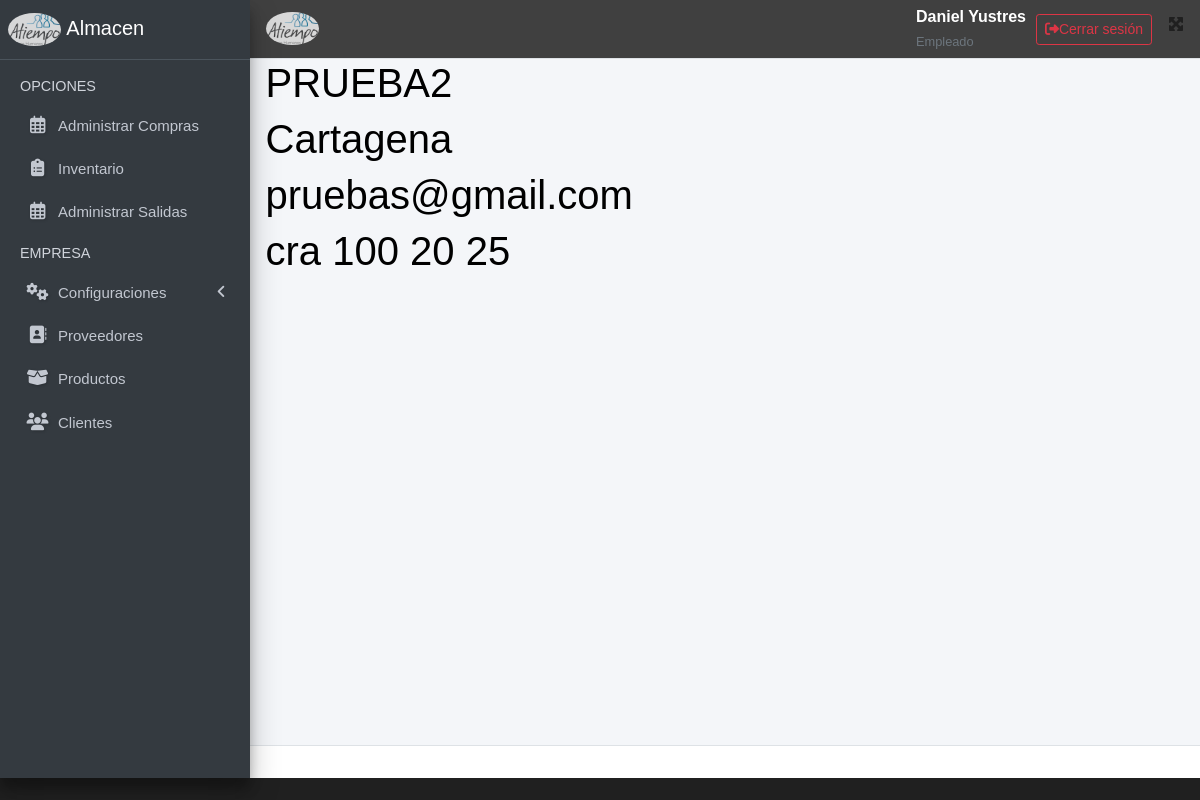
Page /proveedor/2 (signed in) on the committed database.
### applications/usuarios/models.py (models this page shows, shortened)
class Usuario(AbstractUser):
    rol_choices = [
        ('admin', 'Administrador'),
        ('empleado', 'Empleado'),
        ('gerente', 'Gerente'),
    ]
    estado_choices = [
        ('activo', 'Activo'),
        ('inactivo', 'Inactivo'),
    ]
    rol = models.CharField(max_length=10, choices=rol_choices, default='empleado')
    estado = models.CharField(max_length=10, choices=estado_choices, default='activo')  # Cambiado a CharField
    fecha_creacion = models.DateTimeField(auto_now_add=True)
    class Meta:
        verbose_name = 'Usuario'
        verbose_name_plural = 'Usuarios'

### applications/proveedores/models.py (models this page shows)
class Proveedor(models.Model):
    id_proveedor = models.AutoField(primary_key=True)
    nombre = models.CharField(max_length=255)
    ciudad = models.ForeignKey(Ciudad, on_delete=models.CASCADE)
    telefono = models.CharField(max_length=20, blank=True, null=True)
    email = models.EmailField(max_length=255, blank=True, null=True)
    direccion = models.CharField(max_length=255, blank=True, null=True)
    fecha_creacion = models.DateTimeField(auto_now_add=True)
    fecha_actualizacion = models.DateTimeField(auto_now=True)
    usuario_creador = models.ForeignKey(settings.AUTH_USER_MODEL, on_delete=models.SET_NULL, null=True, blank=True)
    usuario_editor = models.ForeignKey(settings.AUTH_USER_MODEL, on_delete=models.SET_NULL, null=True, blank=True, related_name='proveedores_editados')  # <- NUEVO
    activo = models.BooleanField(default=True, verbose_name="Activo/Inactivo")
    def __str__(self):
        return self.nombre
    class Meta:
        verbose_name = "Proveedor"
        verbose_name_plural = "Proveedores"

### applications/ciudades/models.py (models this page shows)
class Ciudad(models.Model):
    id_ciudad = models.AutoField(primary_key=True)
    nombre = models.CharField(max_length=255, verbose_name="Nombre de la ciudad")
    fecha_creacion = models.DateTimeField(auto_now_add=True, verbose_name="Fecha de creación")
    activo = models.BooleanField(default=True, verbose_name="Activo/Inactivo")
    id_usuario_insert = models.ForeignKey(
        settings.AUTH_USER_MODEL,
        on_delete=models.SET_NULL,
        null=True,
        blank=True,
        related_name='ciudades_insertadas',
        verbose_name="Usuario Creo"
    )
    id_usuario_update = models.ForeignKey(
        settings.AUTH_USER_MODEL,
        on_delete=models.SET_NULL,
        null=True,
        blank=True,
        related_name='ciudades_actualizadas',
        verbose_name="Usuario Modificó"
    )
    def __str__(self):
        return self.nombre
    class Meta:
        ordering = ['nombre']
        verbose_name = 'Ciudad'
        verbose_name_plural = 'Ciudades'
        db_table = 'ciudad'

### applications/proveedores/views.py (the view)
# urls.py: path('proveedor/<int:id>', views.proveedor_detalle, name='proveedor_detalle'),
@login_required(login_url='login_usuario')
def proveedor_detalle(request, id):
    proveedor =  get_object_or_404(Proveedor, id_proveedor=id)
    print(proveedor)
    return render(request, 'proveedorDetalle.html',
                  {
                      'proveedor':proveedor
                  })

### templates/proveedorDetalle.html (shortened to what this page needs)
{% extends 'layouts/base.html' %}
{% block content %}
<h1>{{proveedor.nombre}}</h1>
<h1>{{proveedor.ciudad}}</h1>
<h1>{{proveedor.email}}</h1>
<h1>{{proveedor.direccion}}</h1>
{% endblock  %}

### templates/layouts/base.html (shortened to what this page needs)
{% load static %}
<!DOCTYPE html>
<html lang="en">
<head>
  <link rel="stylesheet" href="{% static 'lib/adminlite/plugins/fontawesome-free/css/all.min.css' %}">
  <link rel="stylesheet"
    href="{% static 'lib/adminlite/plugins/tempusdominus-bootstrap-4/css/tempusdominus-bootstrap-4.min.css' %}">
  <link rel="stylesheet" href="{% static 'lib/adminlite/plugins/icheck-bootstrap/icheck-bootstrap.min.css' %}">
  <link rel="stylesheet" href="{% static 'lib/adminlite/plugins/jqvmap/jqvmap.min.css' %}">
  <link rel="stylesheet" href="{% static 'lib/adminlite/css/adminlte.min.css' %}">
  <link rel="stylesheet" href="{% static 'lib/adminlite/plugins/overlayScrollbars/css/OverlayScrollbars.min.css' %}">
  <link rel="stylesheet" href="{% static 'lib/adminlite/plugins/daterangepicker/daterangepicker.css' %}">
  <link rel="stylesheet" href="{% static 'lib/adminlite/plugins/summernote/summernote-bs4.min.css' %}">
  <link rel="stylesheet" href="{% static 'index/css/main.css' %}">
    <link rel="stylesheet" href="https://cdn.datatables.net/1.13.6/css/dataTables.bootstrap5.min.css">
    <link rel="stylesheet" href="https://cdn.datatables.net/buttons/2.4.2/css/buttons.bootstrap5.min.css">
    <link rel="stylesheet" href="https://cdnjs.cloudflare.com/ajax/libs/font-awesome/6.7.2/css/all.min.css">
    <link href="https://cdn.jsdelivr.net/npm/select2@4.1.0-rc.0/dist/css/select2.min.css" rel="stylesheet" />
    <link rel="stylesheet" href="{% static 'styles/main.css' %}">
  <link rel="stylesheet" href="{% static 'jquery-ui/jquery-ui.min.css' %}">
</head>
<body >
  <div class="wrapper">
    <nav class="main-header navbar navbar-expand navbar-white navbar-light">
      <ul class="navbar-nav">
        <li class="nav-item">
          <a class="nav-link brand-link" style="margin-top: -20px;" data-widget="pushmenu" href="#" role="button"> <img src="{% static 'index/img/logoAtiempo.png' %}" alt="Logo" class="brand-image img-circle "
            style="opacity: .8;"></i></a>
        </li>
      </ul>
      <ul class="navbar-nav ml-auto">
           <div class="d-flex align-items-center justify-content-end gap-3">
  <div class="text-end me-3">
    <strong style="color: white;">{{ request.user.get_full_name|default:request.user.username|capfirst }}</strong><br>
    <small class="text-muted" style="color: white">{{ request.user.rol|capfirst }}</small>
  <br>
  </div>
  <form action="{% url 'logout' %}" method="post" class="d-inline">
    <button style="margin-left: 10px;" type="submit" class="btn btn-outline-danger btn-sm d-flex align-items-center">
      <i class="fas fa-sign-out-alt me-2"></i> Cerrar sesión
    </button>
  </form>
</div>
        <li class="nav-item">
          <a class="nav-link" data-widget="fullscreen" href="#" role="button">
            <i class="fas fa-expand-arrows-alt"></i>
          </a>
        </li>
      </ul>
    </nav>
    <aside class="main-sidebar sidebar-dark-primary elevation-4">
      <a href="/" class="brand-link">
        <img src="{% static 'index/img/logoAtiempo.png' %}" alt="Logo" class="brand-image img-circle "
        style="opacity: .8;">
        <span class="brand-text font-weight-light">Almacen</span>
      </a>
      <div class="sidebar">
        <nav class="mt-2">
          <ul class="nav nav-pills nav-sidebar flex-column" data-widget="treeview" role="menu" data-accordion="false">
            <li class="nav-header">OPCIONES</li>
            <li class="nav-item">
              <a href="{% url 'ordenes_compra' %}" class="nav-link">
                <i class="nav-icon far fa-calendar-alt"></i>
                <p>
                  Administrar Compras
                </p>
              </a>
            </li>
            <li class="nav-item">
              <a href="{% url 'inventario_bodega_list' %}" class="nav-link">
                <i class="nav-icon fa fa-clipboard-list"></i>
                <p>
                  Inventario
                </p>
              </a>
            </li>
            <li class="nav-item">
              <a href="{% url 'ordenes_salida' %}" class="nav-link">
                <i class="nav-icon far fa-calendar-alt"></i>
                <p>
                  Administrar Salidas
                </p>
              </a>
            </li>
            <li class="nav-header">EMPRESA</li>
            <li class="nav-item">
              <a href="#" class="nav-link">
                <i class="nav-icon fas fa-cogs spin"></i>
                <p>
                  Configuraciones
                  <i class="fas fa-angle-left right"></i>
                </p>
              </a>
            </li>
            <li class="nav-item">
              <a href="{% url 'proveedores' %}" class="nav-link">
                <i class="nav-icon fas fa-address-book "></i>
                <p>Proveedores</p>
              </a>
            </li>
            <li class="nav-item">
              <a href="{% url 'productos' %}" class="nav-link">
                <i class="nav-icon fas fa-box-open"></i>
                <p>Productos</p>
              </a>
            </li>
            <li class="nav-item">
              <a href="{% url 'cliente' %}" class="nav-link">
                <i class="nav-icon fa fa-users"></i>
                <p>Clientes</p>
              </a>
            </li>
          </ul>
        </nav>
      </div>
    </aside>
    <div class="content-wrapper">
      <section class="content">
        <div class="container-fluid">
          {% block content %}
          {% endblock %}
        </div>
      </section>
    </div>
    <footer class="main-footer text-center text-primary">
    </footer>
  </div>
</body>
</html>

### applications/ciudades/static/index/css/main.css (style rules this page uses)
p , input[type=text] , input[type=date], input[type=number], input[type=password] { font-weight: 100; font-size: 15px; }
body { font-family: Arial, Helvetica, sans-serif !important; }

### applications/ciudades/static/styles/main.css (style rules this page uses)
body { background: #202020; color: black; }
.navbar { background: #404040; padding: 5px 0; }
.navbar ul { display: flex; justify-content: space-between; }
.navbar ul li { list-style: none; text-decoration: none; }
.navbar ul li a { color: white; }

### templates/layouts/base.html (style rules this page uses)
.nav-icon.spin { animation: spin 2s linear infinite; }
.nav-icon { text-shadow: 1px 1px 3px rgba(0, 0, 0, 0.2); }
.nav-link { transition: transform 0.3s ease; }

### rows in the picture
Usuario: user.get_full_name "Daniel Yustres", user.rol "Empleado"
Proveedor: nombre "PRUEBA2", ciudad "Cartagena", email "pruebas@gmail.com", direccion "cra 100 20 25"
